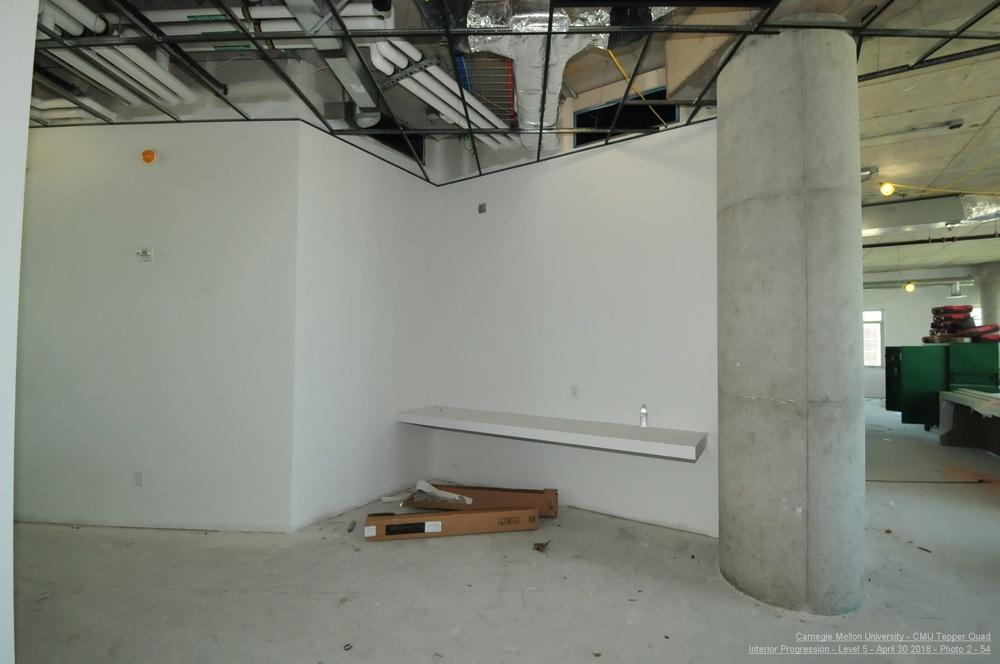
%> input picture Construction Data/812_042961.jpg, 1000 x 664 px, shrunk from 2144 x 1424 before the run
$ octave --eval "result = features(imread('Construction Data/812_042961.jpg'));"   (GNU Octave 9; MATLAB toolbox functions it lacks are replaced by stand-ins)
%> lines starting %> are read from the running program, lines starting %| are printed output that depends on the picture
%% Feature Extraction
% This function is for extraction of features from the input image
function y = features(I)
%% Gray level co-occurrences matrix
% GLCM includes properties like:
% * Contrast
% * Entropy
% * Energy
% * Correlation
% * Homogeneity
% * Maximum likelihood
% * 3rd order moment, etc.

    glcm = graycomatrix(rgb2gray(I));
%> glcm = [18690 2576 276 41 4 0 0 1; 2580 27954 3191 493 61 10 6 0; 260 3437 35960 3270 362 24 3 3; 97 282 3533 122430 7347 194 20 3; 5 88 346 7380 287147 3550 74 21; 0 10 80 604 3556 119034 388 63; 0 2 5 23 250 526 5399 142; 0 0 0 2 21 55 152 1305]

%% shape features in the image

    e = edge(rgb2gray(I));
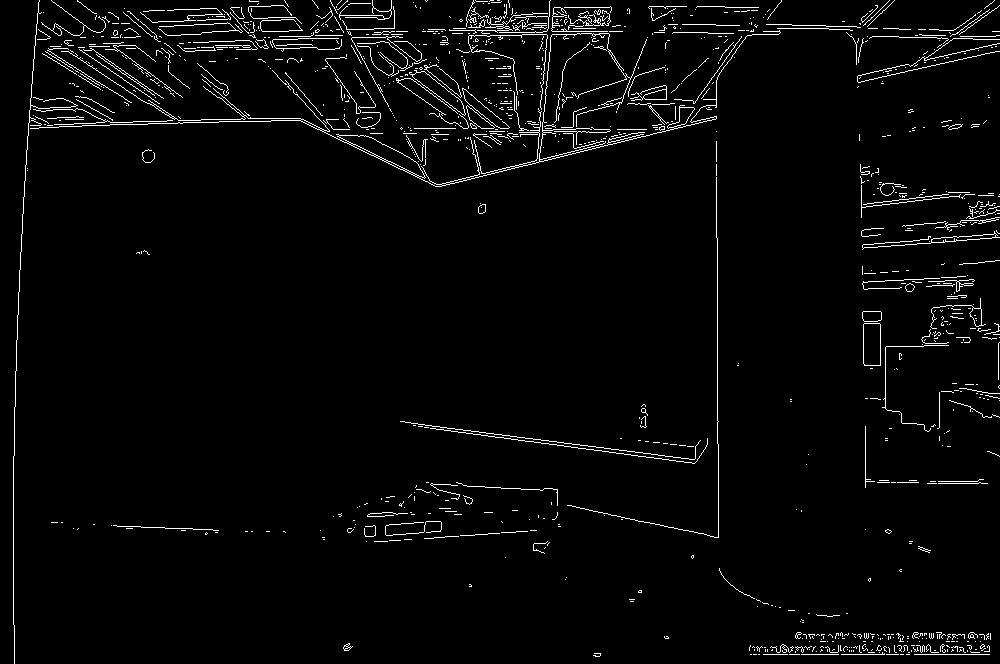
%> e: size 664x1000 logical; 2.9% white in thin lines or dots

%% Local binary pattern features

%     lbp = extractLBPFeatures(I, 'Upright', False);

%% Gabor Filter

% [14 lines of commented-out code are left out]


    %% Return of all the features calculated as a matrix
    y = {glcm, e};
%> y = 2 items
%     y = {glcm, e, lbp, gabormag};

end

$ run again, on Construction Data/829_C2447A.jpg
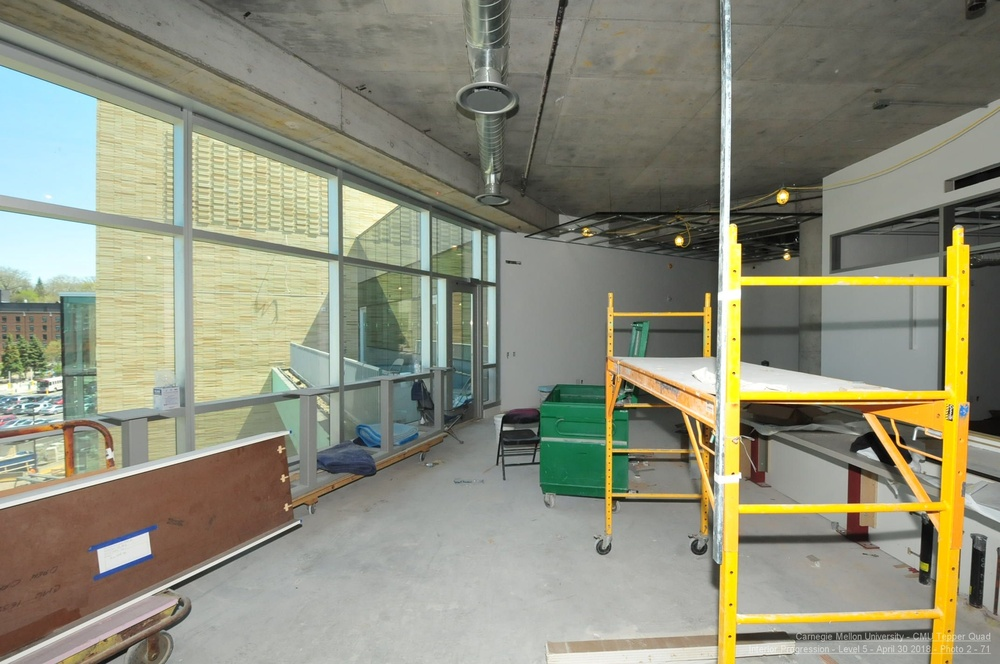
%> input picture Construction Data/829_C2447A.jpg, 1000 x 664 px, shrunk from 2144 x 1424 before the run
%> glcm = [6166 975 126 36 15 0 0 0; 1047 25830 3177 516 216 86 24 0; 98 3612 97607 7762 1075 289 94 6; 44 449 8037 111750 8010 738 277 30; 13 178 862 8124 133815 6355 977 81; 6 38 605 671 6290 101336 6681 352; 0 2 118 342 883 6827 78327 2863; 0 0 11 69 170 319 2858 26071]
%> in features, `e = edge(rgb2gray(I));`:
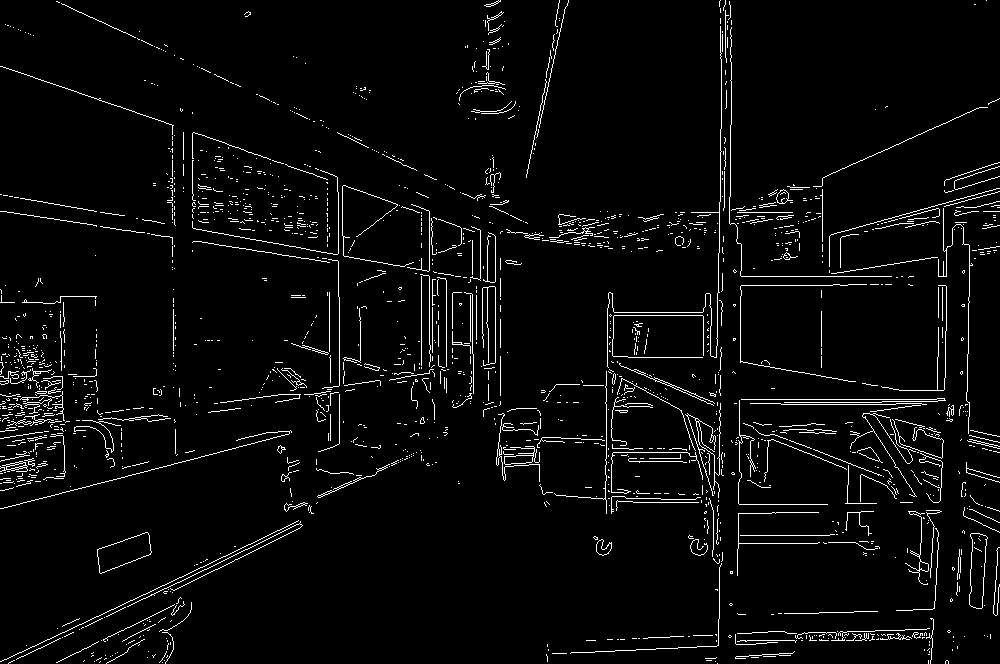
%> e: size 664x1000 logical; 3.8% white in thin lines or dots
%> y = 2 items
